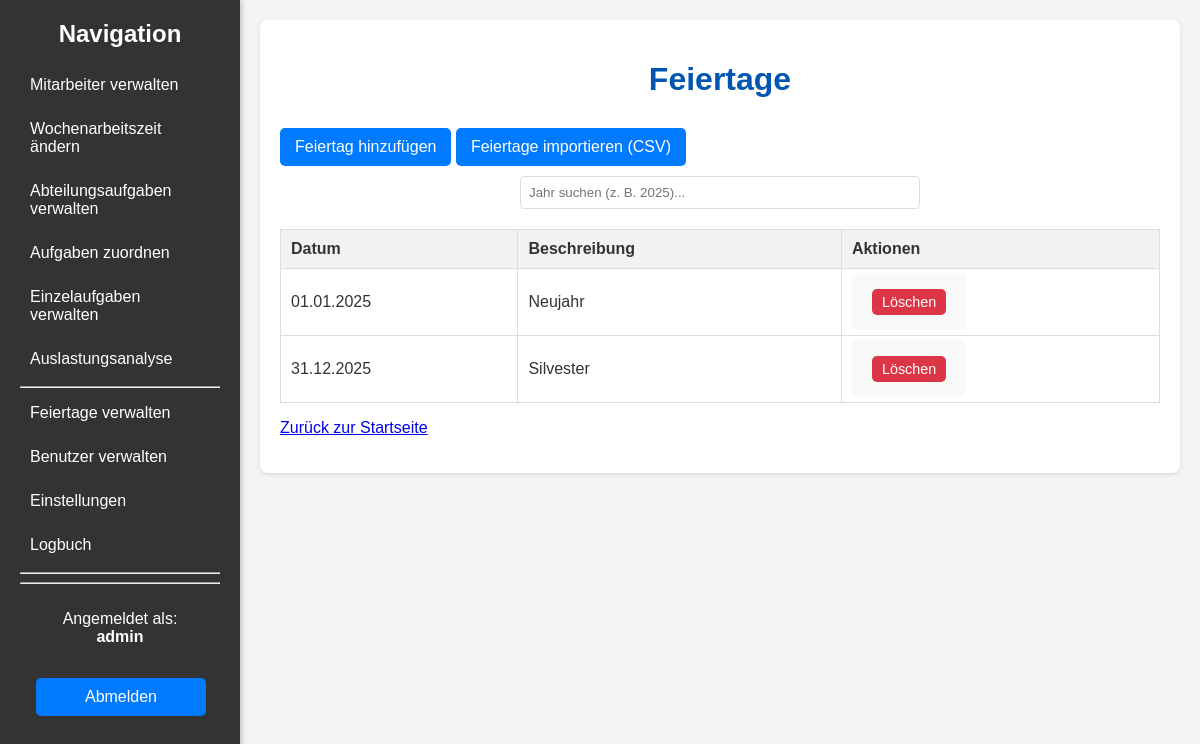
The page /holidays (signed in) on the database as committed earlier.
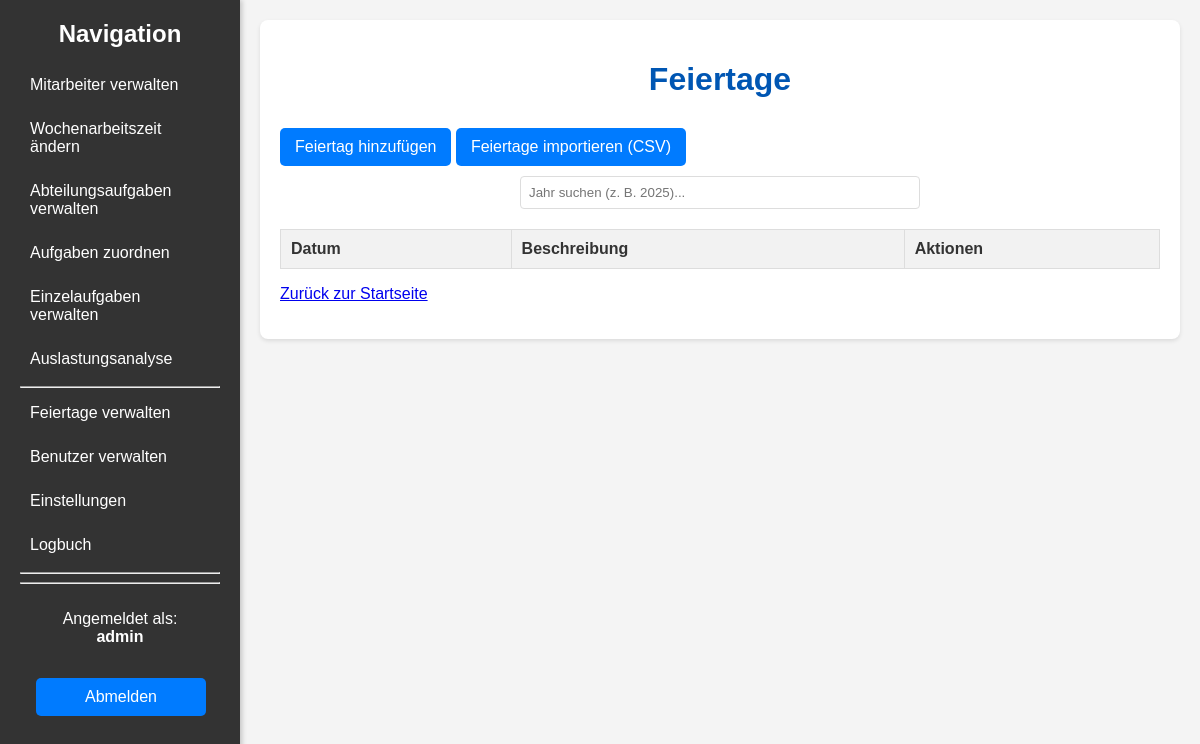
The same page on the database as committed later.
### models.py (models this page shows, shortened)
class Holiday(db.Model):
    id = db.Column(db.Integer, primary_key=True)
    holiday_date = db.Column(db.Date, nullable=False, unique=True)
    description = db.Column(db.String(200), nullable=True)

### app.py (the view)
@app.route('/holidays')
@login_required
@admin_required
def holidays():
    return render_template('holidays.html', holidays=Holiday.query.order_by(Holiday.holiday_date.asc()).all())

### app.py (called while the page is built)
@login_manager.user_loader
def load_user(user_id):
    return User.query.get(int(user_id))

def admin_required(f):
    @wraps(f)
    def decorated_function(*args, **kwargs):
        if not current_user.is_admin:
            flash('Für diese Aktion sind Administratorrechte erforderlich.', 'danger')
            return redirect(url_for('index'))
        return f(*args, **kwargs)
    return decorated_function

### templates/holidays.html (shortened to what this page needs)
{% extends "base.html" %}
{% block content %}
        <h1>Feiertage</h1>
        <a href="{{ url_for('add_holiday') }}" class="button">Feiertag hinzufügen</a>
        <a href="{{ url_for('import_holidays') }}" class="button">Feiertage importieren (CSV)</a>
        <div class="search-container">
            <input type="text" id="holidaySearch" onkeyup="filterTableByYear()" placeholder="Jahr suchen (z. B. 2025)...">
        </div>
        <table id="holidayTable">
            <thead>
                <tr>
                    <th class="sortable-header" data-column="holiday_date" data-column-type="date">Datum</th>
                    <th class="sortable-header" data-column="description">Beschreibung</th>
                    <th>Aktionen</th>
                </tr>
            </thead>
            <tbody>
                {% for holiday in holidays %}
                <tr>
                    <td data-sort="{{ holiday.holiday_date.strftime('%Y-%m-%d') }}">{{ holiday.holiday_date.strftime('%d.%m.%Y') }}</td>
                    <td>{{ holiday.description }}</td>
                    <td>
                        <form action="{{ url_for('delete_holiday', holiday_id=holiday.id) }}" method="post" style="display:inline;">
                            <button type="submit" class="button small delete">Löschen</button>
                        </form>
                    </td>
                </tr>
                {% endfor %}
            </tbody>
        </table>
        <p><a href="{{ url_for('index') }}">Zurück zur Startseite</a></p>
    </div>
{% endblock %}

Rows that differ between the two databases and show on the page:
removed Holiday: holiday_date "01.01.2025", description "Neujahr"
removed Holiday: holiday_date "31.12.2025", description "Silvester"
